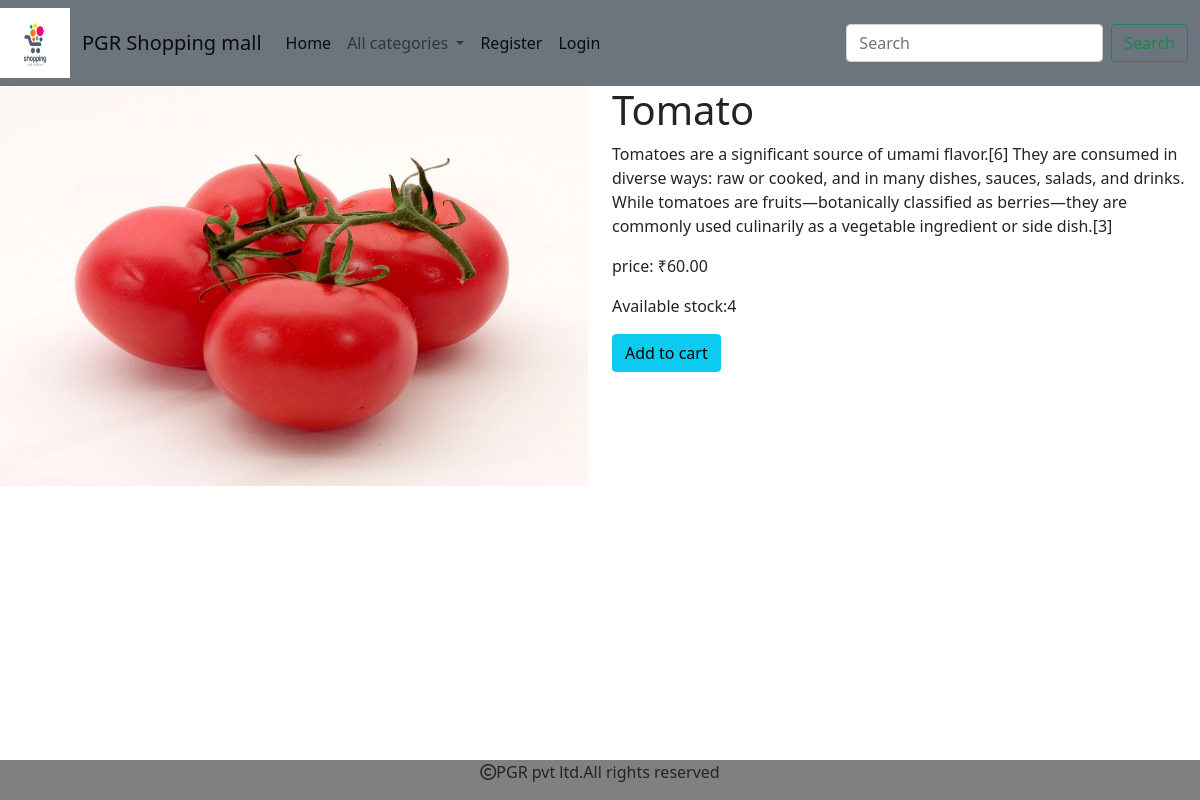
The page /details/1 on the database its author committed.
### shop/models.py (models this page shows, shortened)
class product(models.Model):
    name=models.CharField(max_length=20)
    desc=models.TextField()
    image = models.ImageField(upload_to='media/image', null=True, blank=True)
    price=models.DecimalField(max_digits=10,decimal_places=2)
    stock=models.IntegerField()
    available=models.BooleanField(default=True)
    created=models.DateTimeField(auto_now_add=True)#one time
    update=models.DateTimeField(auto_now=True)# every time we updated record
    category=models.ForeignKey(category,on_delete=models.CASCADE)

### shop/views.py (the view)
# urls.py: path('details/<int:s>',views.alldetails,name="details"),
def alldetails(request,s):
    p=product.objects.get(id=s)
    return render(request,"detail.html",{'p':p})

### cart/context_processors.py (called while the page is built, shortened)
def total (request):
    u=request.user
    count=0
    return {'count':count}

### shop/context_processors.py (called while the page is built)
def links(request):
    c=category.objects.all()
    return {'links':c}

### template/detail.html
{% extends 'base.html' %}
{% load static %}
{% block content %}
<div class="row">
<div class="col-md-6">
    <img src="{{p.image.url}}" height="400px;"width="100%;">
</div>
        <div class="col-md-6">
            <h1>{{p.name}}</h1>
            <p>{{p.desc}}</p>
            <P>price: ₹{{p.price}}</P>
            <p>Available stock:{{p.stock}}</p>
            {% if user.is_superuser == True %}
            {% if p.stock > 0 %}
            <h3 class="text-sucess">Product in stock</h3>
              <a href="{% url 'admin:index' %}"class="btn btn-info">Add  stock</a>
            {% else %}
             <h3 class="text-sucess">Product Out of Stock</h3>
              <a href="{% url 'admin:index' %}"class="btn btn-info">Add  stock</a>
               {% endif %}
              {% else %}
            {% if p.stock > 0 %}
            <a href="{% url 'cart:addtocart' p.id %}"class="btn btn-info">Add to cart</a>
            {% else %}
            <h3 class="text-danger">Out Of Stock</h3>
            {% endif %}
                {% endif %}
        </div>
</div>
{% endblock %}

### static/css/style.css (style rules this page uses)
body { background-color:white; }

### rows shown on the page
product: image (picture), name "Tomato", desc "Tomatoes are a significant source of umami flavor.[6] They are consumed in diverse ways: raw or cooked, and in many dishes, sauces, salads, and drinks. While tomatoes are fruits—botanically classified as berries—they are commonly used culinarily as a vegetable ingredient or side dish.[3]", price "60.00", stock "4"
